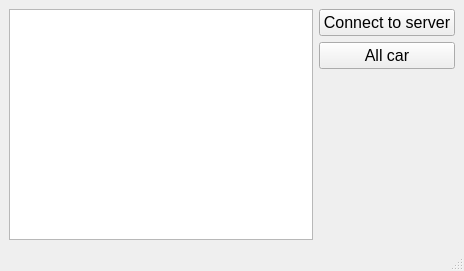
<?xml version="1.0" encoding="UTF-8"?>
<ui version="4.0">
 <class>MainWindow</class>
 <widget class="QMainWindow" name="MainWindow">
  <property name="geometry">
   <rect>
    <x>0</x>
    <y>0</y>
    <width>464</width>
    <height>271</height>
   </rect>
  </property>
  <property name="windowTitle">
   <string>MainWindow</string>
  </property>
  <widget class="QWidget" name="centralwidget">
   <layout class="QGridLayout" name="gridLayout">
    <item row="1" column="1">
     <widget class="QPushButton" name="pushButton_2">
      <property name="font">
       <font>
        <pointsize>12</pointsize>
       </font>
      </property>
      <property name="text">
       <string>All car</string>
      </property>
     </widget>
    </item>
    <item row="0" column="1">
     <widget class="QPushButton" name="pushButton">
      <property name="font">
       <font>
        <pointsize>12</pointsize>
       </font>
      </property>
      <property name="text">
       <string>Connect to server</string>
      </property>
     </widget>
    </item>
    <item row="0" column="0" rowspan="3">
     <widget class="QTableView" name="tableView"/>
    </item>
   </layout>
  </widget>
  <widget class="QMenuBar" name="menubar">
   <property name="geometry">
    <rect>
     <x>0</x>
     <y>0</y>
     <width>464</width>
     <height>21</height>
    </rect>
   </property>
  </widget>
  <widget class="QStatusBar" name="statusbar"/>
 </widget>
 <resources/>
 <connections/>
</ui>
